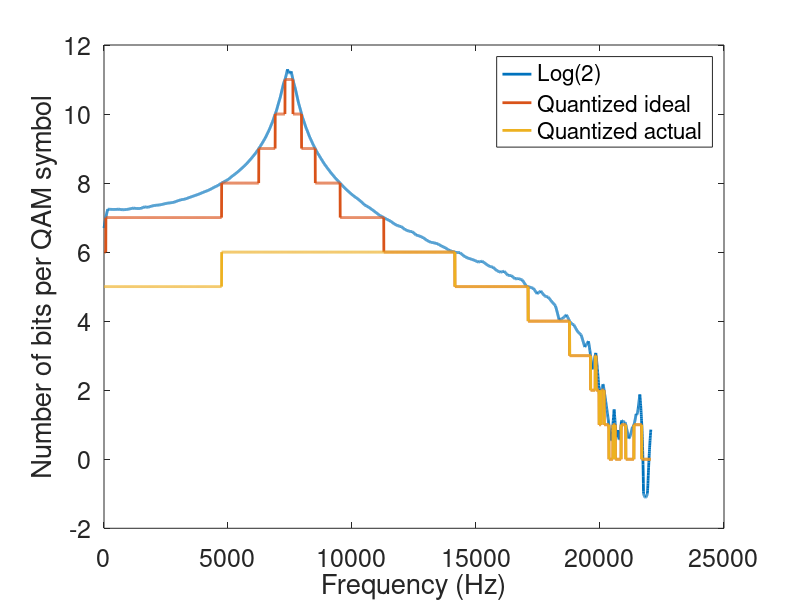

This figure's MATLAB source:
load('IR0.mat')

irfft = fft(impulse);
irfft = irfft(1:floor(length(irfft)/2));

irfft_interp = interp1(linspace(1,150, 150), irfft, linspace(1,150, 4900));

% Before: 1000
irfft_interp = irfft_interp/(abs(irfft_interp(3800)))*32;

qam_bits = zeros(1,length(irfft_interp));
for i = 1:length(qam_bits)
    if log2(abs(irfft_interp(i))) > 0
        qam_bits(i) = floor(log2(abs(irfft_interp(i))));
    else
        qam_bits(i) = 0;
    end
end

qam_bits_ideal = qam_bits;

qam_bits(qam_bits > 6) = 6; % Clip the qam bits
qam_bits(1:1054) = 5;

freqs = linspace(0, 22050, 4900);
plot(freqs,log2(abs(irfft_interp)))
hold on
plot(freqs,qam_bits_ideal)
plot(freqs,qam_bits)


%title('S11 and S22 magnitudes')
legend('Log(2)', 'Quantized ideal', 'Quantized actual')
xlabel('Frequency (Hz)')
ylabel('Number of bits per QAM symbol')
set(findall(gca, 'Type', 'Line'),'LineWidth',2);
set(gca,'fontsize',18)
set(gcf,'color','w');

sum(qam_bits(1:4000))

save('QAMbits', 'qam_bits')